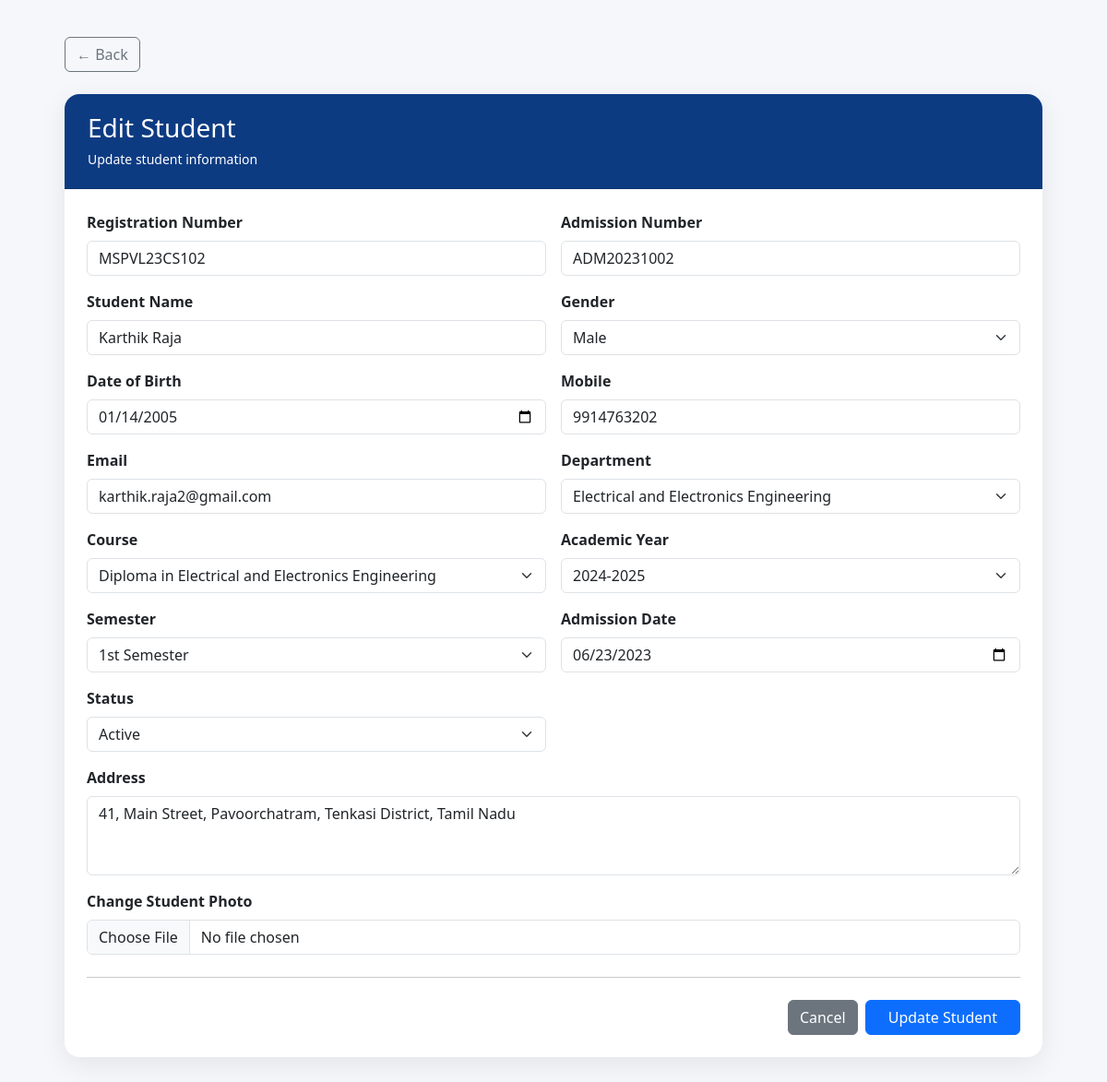
Screenshot of /students/edit_student.php?id=2 (signed in) with the database file from the repository.
### tables this page shows
CREATE TABLE students (
    student_id INT UNSIGNED AUTO_INCREMENT PRIMARY KEY,
    reg_no VARCHAR(30) NOT NULL UNIQUE,
    admission_no VARCHAR(30) NOT NULL UNIQUE,
    student_name VARCHAR(100) NOT NULL,
    gender ENUM('Male','Female','Other') NOT NULL DEFAULT 'Male',
    dob DATE DEFAULT NULL,
    mobile VARCHAR(15) NOT NULL UNIQUE,
    email VARCHAR(100) DEFAULT NULL UNIQUE,
    address TEXT DEFAULT NULL,
    department_id INT UNSIGNED NOT NULL,
    course_id INT UNSIGNED NOT NULL,
    year_id INT UNSIGNED NOT NULL,
    semester TINYINT UNSIGNED NOT NULL DEFAULT 1,
    admission_date DATE NOT NULL,
    student_photo VARCHAR(255) DEFAULT 'default_student.png',
    status ENUM('Active','Inactive','Graduated') NOT NULL DEFAULT 'Active',
    CONSTRAINT fk_students_department FOREIGN KEY (department_id)
        REFERENCES departments(department_id) ON DELETE RESTRICT ON UPDATE CASCADE,
    CONSTRAINT fk_students_course FOREIGN KEY (course_id)
        REFERENCES courses(course_id) ON DELETE RESTRICT ON UPDATE CASCADE,
    CONSTRAINT fk_students_year FOREIGN KEY (year_id)
        REFERENCES academic_years(year_id) ON DELETE RESTRICT ON UPDATE CASCADE,
    INDEX idx_students_department (department_id),
    INDEX idx_students_course (course_id),
    INDEX idx_students_year (year_id),
    INDEX idx_students_name (student_name)
);

CREATE TABLE departments (
    department_id INT UNSIGNED AUTO_INCREMENT PRIMARY KEY,
    department_name VARCHAR(100) NOT NULL UNIQUE,
    hod_name VARCHAR(100) NOT NULL
);

CREATE TABLE courses (
    course_id INT UNSIGNED AUTO_INCREMENT PRIMARY KEY,
    department_id INT UNSIGNED NOT NULL,
    course_name VARCHAR(100) NOT NULL,
    duration VARCHAR(20) NOT NULL DEFAULT '3 Years',
    CONSTRAINT fk_courses_department FOREIGN KEY (department_id)
        REFERENCES departments(department_id) ON DELETE CASCADE ON UPDATE CASCADE,
    INDEX idx_courses_department (department_id)
);

CREATE TABLE academic_years (
    year_id INT UNSIGNED AUTO_INCREMENT PRIMARY KEY,
    academic_year VARCHAR(20) NOT NULL UNIQUE,
    status ENUM('Active','Inactive') NOT NULL DEFAULT 'Active'
);

### students/edit_student.php (the view, shortened to what this page needs)
<?php
require_once "../config/database.php";
$student_id = (int)($_GET["id"] ?? 0);
$sql = "SELECT * FROM students WHERE student_id = ? LIMIT 1";
$stmt = mysqli_prepare($conn, $sql);
mysqli_stmt_bind_param($stmt, "i", $student_id);
mysqli_stmt_execute($stmt);
$result = mysqli_stmt_get_result($stmt);
$student = mysqli_fetch_assoc($result);
$departments = mysqli_query(
    $conn,
    "SELECT department_id, department_name
     FROM departments
     ORDER BY department_name ASC"
);
$courses = mysqli_query(
    $conn,
    "SELECT course_id, course_name
     FROM courses
     ORDER BY course_name ASC"
);
$years = mysqli_query(
    $conn,
    "SELECT year_id, academic_year
     FROM academic_years
     ORDER BY academic_year DESC"
);
?>
<!DOCTYPE html>
<html lang="en">
<head>
    <link href="https://cdn.jsdelivr.net/npm/bootstrap@5.3.3/dist/css/bootstrap.min.css"
        rel="stylesheet">
</head>
<body>
    <div class="page-wrapper">
        <div class="mb-4">
            <a href="student_list.php"
                class="btn btn-outline-secondary">
                ← Back
            </a>
        </div>
        <div class="card">
            <div class="card-header">
                <h3 class="mb-1">Edit Student</h3>
                <small>
                    Update student information
                </small>
            </div>
            <div class="card-body p-4">
                <form action="update_student.php"
                    method="POST"
                    enctype="multipart/form-data">
                    <div class="row g-3">
                        <div class="col-md-6">
                            <label class="form-label">
                                Registration Number
                            </label>
                            <input type="text"
                                name="reg_no"
                                class="form-control"
                                value="<?= htmlspecialchars($student['reg_no']); ?>"
                                required>
                        </div>
                        <div class="col-md-6">
                            <label class="form-label">
                                Admission Number
                            </label>
                            <input type="text"
                                name="admission_no"
                                class="form-control"
                                value="<?= htmlspecialchars($student['admission_no']); ?>"
                                required>
                        </div>
                        <div class="col-md-6">
                            <label class="form-label">
                                Student Name
                            </label>
                            <input type="text"
                                name="student_name"
                                class="form-control"
                                value="<?= htmlspecialchars($student['student_name']); ?>"
                                required>
                        </div>
                        <div class="col-md-6">
                            <label class="form-label">
                                Gender
                            </label>
                            <select name="gender"
                                class="form-select"
                                required>
                                <option value="Male"
                                    <?= $student['gender'] === 'Male' ? 'selected' : ''; ?>>
                                    Male
                                </option>
                            </select>
                        </div>
                        <div class="col-md-6">
                            <label class="form-label">
                                Date of Birth
                            </label>
                            <input type="date"
                                name="dob"
                                class="form-control"
                                value="<?= htmlspecialchars($student['dob']); ?>"
                                required>
                        </div>
                        <div class="col-md-6">
                            <label class="form-label">
                                Mobile
                            </label>
                            <input type="text"
                                name="mobile"
                                class="form-control"
                                value="<?= htmlspecialchars($student['mobile']); ?>"
                                required>
                        </div>
                        <div class="col-md-6">
                            <label class="form-label">
                                Email
                            </label>
                            <input type="email"
                                name="email"
                                class="form-control"
                                value="<?= htmlspecialchars($student['email'] ?? ''); ?>">
                        </div>
                        <div class="col-md-6">
                            <label class="form-label">
                                Department
                            </label>
                            <select name="department_id"
                                class="form-select"
                                required>
                                <?php while ($row = mysqli_fetch_assoc($departments)): ?>
                                    <option value="<?= $row['department_id']; ?>"
                                        <?= $student['department_id'] == $row['department_id'] ? 'selected' : ''; ?>>
                                        <?= htmlspecialchars($row['department_name']); ?>
                                    </option>
                                <?php endwhile; ?>
                            </select>
                        </div>
                        <div class="col-md-6">
                            <label class="form-label">
                                Course
                            </label>
                            <select name="course_id"
                                class="form-select"
                                required>
                                <?php while ($row = mysqli_fetch_assoc($courses)): ?>
                                    <option value="<?= $row['course_id']; ?>"
                                        <?= $student['course_id'] == $row['course_id'] ? 'selected' : ''; ?>>
                                        <?= htmlspecialchars($row['course_name']); ?>
                                    </option>
                                <?php endwhile; ?>
                            </select>
                        </div>
                        <div class="col-md-6">
                            <label class="form-label">
                                Academic Year
                            </label>
                            <select name="year_id"
                                class="form-select"
                                required>
                                <?php while ($row = mysqli_fetch_assoc($years)): ?>
                                    <option value="<?= $row['year_id']; ?>"
                                        <?= $student['year_id'] == $row['year_id'] ? 'selected' : ''; ?>>
                                        <?= htmlspecialchars($row['academic_year']); ?>
                                    </option>
                                <?php endwhile; ?>
                            </select>
                        </div>
                        <div class="col-md-6">
                            <label class="form-label">
                                Semester
                            </label>
                            <select name="semester"
                                class="form-select"
                                required>
                                <?php for ($i = 1; $i <= 6; $i++): ?>
                                    <option value="<?= $i; ?>"
                                        <?= $student['semester'] == $i ? 'selected' : ''; ?>>
                                        <?= $i; ?><?= $i == 1 ? 'st' : ($i == 2 ? 'nd' : ($i == 3 ? 'rd' : 'th')); ?>
                                    </option>
                                <?php endfor; ?>
                            </select>
                        </div>
                        <div class="col-md-6">
                            <label class="form-label">
                                Admission Date
                            </label>
                            <input type="date"
                                name="admission_date"
                                class="form-control"
                                value="<?= htmlspecialchars($student['admission_date']); ?>"
                                required>
                        </div>
                        <div class="col-md-6">
                            <label class="form-label">
                                Status
                            </label>
                            <select name="status"
                                class="form-select">
                                <option value="Active"
                                    <?= $student['status'] === 'Active' ? 'selected' : ''; ?>>
                                    Active
                                </option>
                            </select>
                        </div>
                        <div class="col-12">
                            <label class="form-label">
                                Address
                            </label>
                            <textarea name="address"
                                class="form-control"
                                rows="3"><?= htmlspecialchars($student['address'] ?? ''); ?></textarea>
                        </div>
                        <div class="col-12">
                            <label class="form-label">
                                Change Student Photo
                            </label>
                            <input type="file"
                                name="student_photo"
                                class="form-control"
                                accept="image/*">
                        </div>
                    </div>
                    <hr class="my-4">
                    <div class="d-flex justify-content-end gap-2">
                        <a href="student_list.php"
                            class="btn btn-secondary">
                            Cancel
                        </a>
                        <button type="submit"
                            class="btn btn-primary px-4">
                            Update Student
                        </button>
                    </div>
                </form>
            </div>
        </div>
    </div>
</body>
</html>

### students/edit_student.php (style rules this page uses)
body { background: #f5f7fb; font-family: "Segoe UI", Arial, sans-serif; }
.page-wrapper { max-width: 1100px; margin: 40px auto; padding: 0 20px; }
.card { border: none; border-radius: 16px; box-shadow: 0 8px 30px rgba(0, 0, 0, 0.08); }
.card-header { background: #0d3b82; color: white; border-radius: 16px 16px 0 0 !important; padding: 20px 25px; }
.form-label { font-weight: 600; }

### rows the page displays
students: reg_no "MSPVL23CS102", admission_no "ADM20231002", student_name "Karthik Raja", gender "Male", dob "01/14/2005", mobile "9914763202", email "karthik.raja2@gmail.com", department_id "Electrical and Electronics Engineering", course_id "Diploma in Electrical and Electronics Engineering", year_id "2024-2025", semester "1st Semester", admission_date "06/23/2023", status "Active", address "41, Main Street, Pavoorchatram, Tenkasi District, Tamil Nadu"
